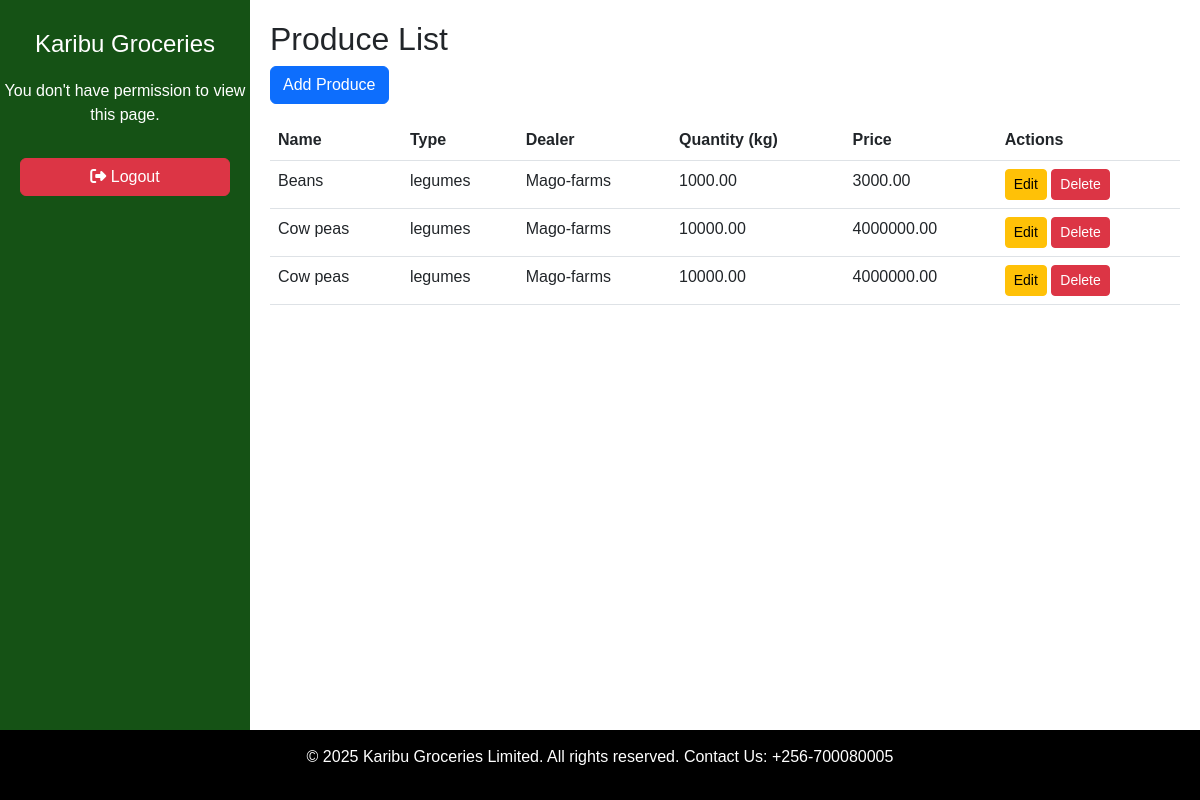
The page /produce/ on the database its author committed.
### kglapp/models.py (models this page shows, shortened)
class Produce(models.Model):
    produce_name = models.CharField(max_length=100, blank=False, null=False)
    price = models.DecimalField(max_digits=10, decimal_places=2)
    produce_type = models.CharField(max_length=255)
    dealer = models.CharField(max_length=255)
    quantity_in_kg = models.DecimalField(max_digits=10, decimal_places=2)
    created_at = models.DateTimeField(auto_now_add=True)

### kglapp/views.py (the view)
# urls.py: path('produce/', views.produce_list, name='produce_list'),
def produce_list(request):
    produces = Produce.objects.all()
    return render(request, 'produce_list.html', {'produces': produces})

### kglapp/templatetags/custom_filters.py (called while the page is built)
@register.filter(name='has_group')
def has_group(user, group_name):
    if user.is_authenticated:
        return user.groups.filter(name=group_name).exists()
    return False

### kglapp/templates/produce_list.html
{% extends 'base.html' %}
{% block content %}
<h2>Produce List</h2>
<a href="{% url 'add_produce' %}" class="btn btn-primary mb-3">Add Produce</a>
<table class="table">
    <thead>
        <tr>
            <th>Name</th>
            <th>Type</th>
            <th>Dealer</th>
            <th>Quantity (kg)</th>
            <th>Price</th>
            <th>Actions</th>
        </tr>
    </thead>
    <tbody>
        {% for produce in produces %}
        <tr>
            <td>{{ produce.produce_name }}</td>
            <td>{{ produce.produce_type }}</td>
            <td>{{ produce.dealer }}</td>
            <td>{{ produce.quantity_in_kg }}</td>
            <td>{{ produce.price }}</td>
            <td>
                <a href="{% url 'edit_produce' produce.id %}" class="btn btn-sm btn-warning">Edit</a>
                <a href="{% url 'delete_produce' produce.id %}" class="btn btn-sm btn-danger">Delete</a>
            </td>
        </tr>
        {% endfor %}
    </tbody>
</table>
{% endblock %}

### kglapp/templates/base.html (style rules this page uses)
html, body { height: 100%; margin: 0; }
body { display: flex; flex-direction: column; min-height: 100vh; font-family: Arial, sans-serif; }

### rows shown on the page
Produce: produce_name "Beans", produce_type "legumes", dealer "Mago-farms", quantity_in_kg "1000.00", price "3000.00"
Produce: produce_name "Cow peas", produce_type "legumes", dealer "Mago-farms", quantity_in_kg "10000.00", price "4000000.00"
Produce: produce_name "Cow peas", produce_type "legumes", dealer "Mago-farms", quantity_in_kg "10000.00", price "4000000.00"
